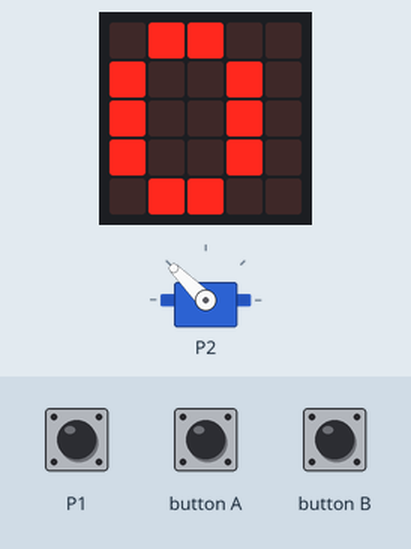
A program run on a simulated BBC micro:bit (MakeCode). Parts: servo, the board's 5×5 LED display. Inputs (shaded band) come from the test bench; at power-on: P1 LOW.

Above: at 1.2 s.
1.3 s: P1 pulled HIGH for 1 s
At 2.1 s:
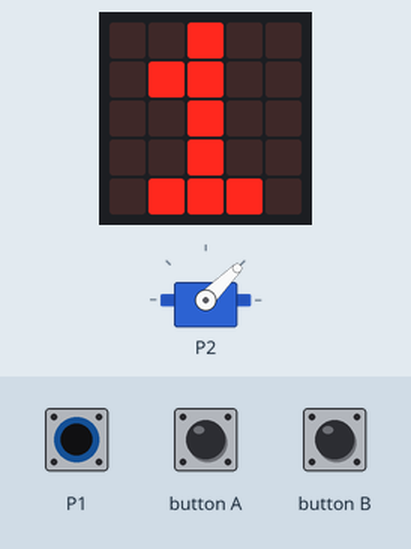
3.8 s: button A pressed for 0.15 s
At 4.4 s:
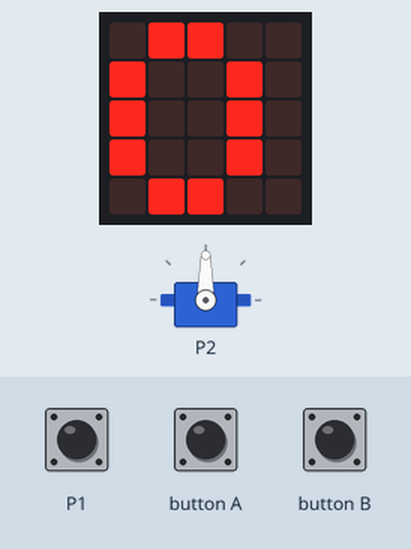
6.1 s: button B pressed for 0.15 s
At 6.6 s:
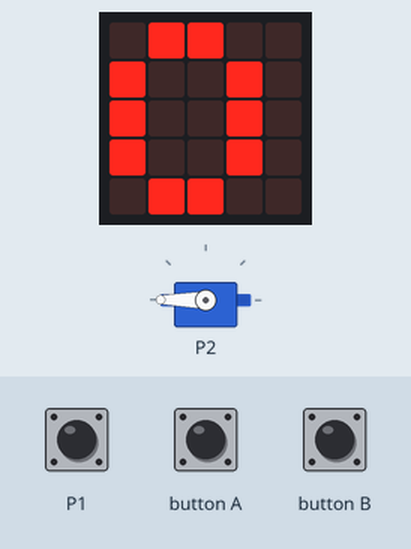
8.4 s: P1 pulled HIGH for 3.2 s
At 9.0 s:
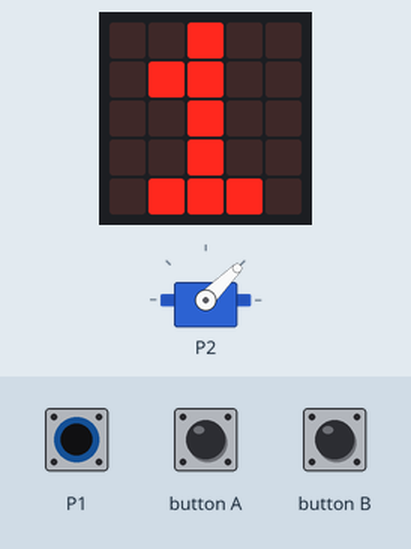
Timing chart, 0 to 13.8 s (numbered marks = the images above; inputs shaded):
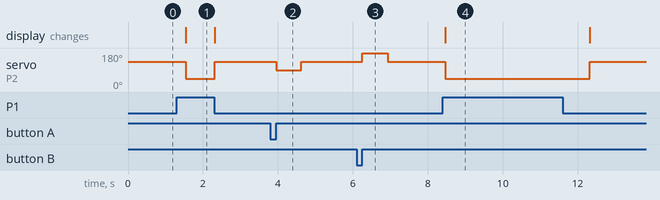

Measured:
- after the input at 1.3 s, servo on P2: 135° → 45° after 0.24 s, → 135° 0.77 s later; the display: changes after 0.24 s (image 1)
- after the input at 3.8 s, servo on P2: 135° → 90° after 0.15 s, → 135° 0.67 s later
- after the input at 6.1 s, servo on P2: 135° → 180° after 0.15 s, → 135° 0.68 s later
- after the input at 8.4 s, servo on P2: 135° → 45° after 0.07 s, → 135° 3.9 s later; the display: changes after 0.07 s (image 4)

The program:

main.ts
```typescript
input.onButtonPressed(Button.A, function () {
    servos.P2.setAngle(90)
})
input.onButtonPressed(Button.B, function () {
    servos.P2.setAngle(180)
})
pins.setPull(DigitalPin.P2, PinPullMode.PullUp)
basic.forever(function () {
    if (pins.digitalReadPin(DigitalPin.P1) == 0) {
        servos.P2.setAngle(135)
    } else {
        servos.P2.setAngle(45)
    }
    basic.showNumber(pins.digitalReadPin(DigitalPin.P1))
})
```

test.ts
```typescript
// 테스트는 여기로 이동합니다; 이 패키지가 확장으로 사용될 때 컴파일되지 않을 것 입니다.
```
